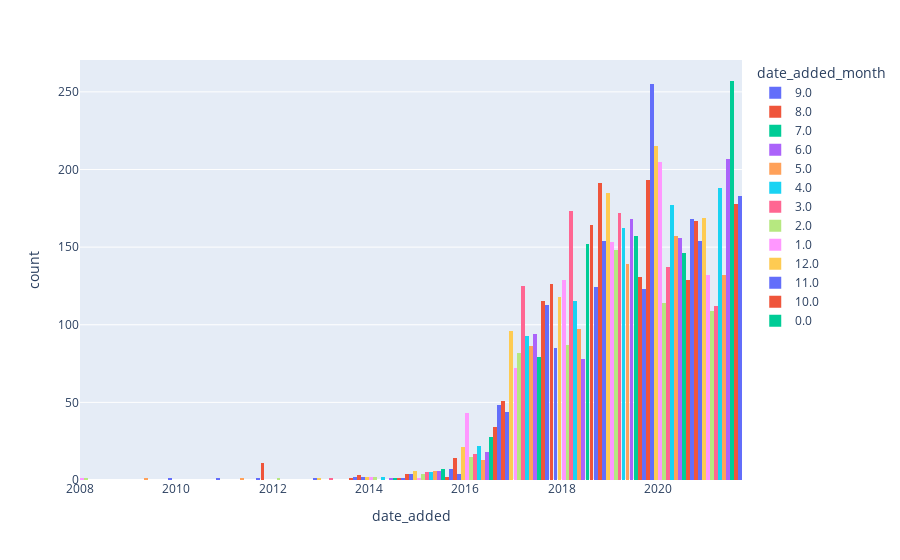

This figure's notebook cell:
### Code cell
px.histogram(data_import, x='date_added', color='date_added_month') # Histogram of Dates

### Figure 1 — Plotly figure (JSON) as saved in the notebook; plotly's stock layout.template omitted (floating-point values rounded to 4 significant figures; data arrays with more than 128 entries replaced by an {"elided": "..."} marker saying what was removed)
{"data": [{"alignmentgroup": "True", "bingroup": "x", "hovertemplate": "date_added_month=9.0<br>date_added=%{x}<br>count=%{y}<extra></extra>", "legendgroup": "9.0", "marker": {"color": "#636efa", "pattern": {"shape": ""}}, "name": "9.0", "offsetgroup": "9.0", "orientation": "v", "showlegend": true, "type": "histogram", "x": {"elided": "770 str values"}, "xaxis": "x", "yaxis": "y"}, {"alignmentgroup": "True", "bingroup": "x", "hovertemplate": "date_added_month=8.0<br>date_added=%{x}<br>count=%{y}<extra></extra>", "legendgroup": "8.0", "marker": {"color": "#EF553B", "pattern": {"shape": ""}}, "name": "8.0", "offsetgroup": "8.0", "orientation": "v", "showlegend": true, "type": "histogram", "x": {"elided": "755 str values"}, "xaxis": "x", "yaxis": "y"}, {"alignmentgroup": "True", "bingroup": "x", "hovertemplate": "date_added_month=7.0<br>date_added=%{x}<br>count=%{y}<extra></extra>", "legendgroup": "7.0", "marker": {"color": "#00cc96", "pattern": {"shape": ""}}, "name": "7.0", "offsetgroup": "7.0", "orientation": "v", "showlegend": true, "type": "histogram", "x": {"elided": "827 str values"}, "xaxis": "x", "yaxis": "y"}, {"alignmentgroup": "True", "bingroup": "x", "hovertemplate": "date_added_month=6.0<br>date_added=%{x}<br>count=%{y}<extra></extra>", "legendgroup": "6.0", "marker": {"color": "#ab63fa", "pattern": {"shape": ""}}, "name": "6.0", "offsetgroup": "6.0", "orientation": "v", "showlegend": true, "type": "histogram", "x": {"elided": "728 str values"}, "xaxis": "x", "yaxis": "y"}, {"alignmentgroup": "True", "bingroup": "x", "hovertemplate": "date_added_month=5.0<br>date_added=%{x}<br>count=%{y}<extra></extra>", "legendgroup": "5.0", "marker": {"color": "#FFA15A", "pattern": {"shape": ""}}, "name": "5.0", "offsetgroup": "5.0", "orientation": "v", "showlegend": true, "type": "histogram", "x": {"elided": "632 str values"}, "xaxis": "x", "yaxis": "y"}, {"alignmentgroup": "True", "bingroup": "x", "hovertemplate": "date_added_month=4.0<br>date_added=%{x}<br>count=%{y}<extra></extra>", "legendgroup": "4.0", "marker": {"color": "#19d3f3", "pattern": {"shape": ""}}, "name": "4.0", "offsetgroup": "4.0", "orientation": "v", "showlegend": true, "type": "histogram", "x": {"elided": "764 str values"}, "xaxis": "x", "yaxis": "y"}, {"alignmentgroup": "True", "bingroup": "x", "hovertemplate": "date_added_month=3.0<br>date_added=%{x}<br>count=%{y}<extra></extra>", "legendgroup": "3.0", "marker": {"color": "#FF6692", "pattern": {"shape": ""}}, "name": "3.0", "offsetgroup": "3.0", "orientation": "v", "showlegend": true, "type": "histogram", "x": {"elided": "742 str values"}, "xaxis": "x", "yaxis": "y"}, {"alignmentgroup": "True", "bingroup": "x", "hovertemplate": "date_added_month=2.0<br>date_added=%{x}<br>count=%{y}<extra></extra>", "legendgroup": "2.0", "marker": {"color": "#B6E880", "pattern": {"shape": ""}}, "name": "2.0", "offsetgroup": "2.0", "orientation": "v", "showlegend": true, "type": "histogram", "x": {"elided": "563 str values"}, "xaxis": "x", "yaxis": "y"}, {"alignmentgroup": "True", "bingroup": "x", "hovertemplate": "date_added_month=1.0<br>date_added=%{x}<br>count=%{y}<extra></extra>", "legendgroup": "1.0", "marker": {"color": "#FF97FF", "pattern": {"shape": ""}}, "name": "1.0", "offsetgroup": "1.0", "orientation": "v", "showlegend": true, "type": "histogram", "x": {"elided": "738 str values"}, "xaxis": "x", "yaxis": "y"}, {"alignmentgroup": "True", "bingroup": "x", "hovertemplate": "date_added_month=12.0<br>date_added=%{x}<br>count=%{y}<extra></extra>", "legendgroup": "12.0", "marker": {"color": "#FECB52", "pattern": {"shape": ""}}, "name": "12.0", "offsetgroup": "12.0", "orientation": "v", "showlegend": true, "type": "histogram", "x": {"elided": "813 str values"}, "xaxis": "x", "yaxis": "y"}, {"alignmentgroup": "True", "bingroup": "x", "hovertemplate": "date_added_month=11.0<br>date_added=%{x}<br>count=%{y}<extra></extra>", "legendgroup": "11.0", "marker": {"color": "#636efa", "pattern": {"shape": ""}}, "name": "11.0", "offsetgroup": "11.0", "orientation": "v", "showlegend": true, "type": "histogram", "x": {"elided": "705 str values"}, "xaxis": "x", "yaxis": "y"}, {"alignmentgroup": "True", "bingroup": "x", "hovertemplate": "date_added_month=10.0<br>date_added=%{x}<br>count=%{y}<extra></extra>", "legendgroup": "10.0", "marker": {"color": "#EF553B", "pattern": {"shape": ""}}, "name": "10.0", "offsetgroup": "10.0", "orientation": "v", "showlegend": true, "type": "histogram", "x": {"elided": "760 str values"}, "xaxis": "x", "yaxis": "y"}, {"alignmentgroup": "True", "bingroup": "x", "hovertemplate": "date_added_month=0.0<br>date_added=%{x}<br>count=%{y}<extra></extra>", "legendgroup": "0.0", "marker": {"color": "#00cc96", "pattern": {"shape": ""}}, "name": "0.0", "offsetgroup": "0.0", "orientation": "v", "showlegend": true, "type": "histogram", "x": [null, null, null, null, null, null, null, null, null, null], "xaxis": "x", "yaxis": "y"}], "layout": {"barmode": "relative", "legend": {"title": {"text": "date_added_month"}, "tracegroupgap": 0}, "margin": {"t": 60}, "xaxis": {"anchor": "y", "domain": [0, 1], "title": {"text": "date_added"}}, "yaxis": {"anchor": "x", "domain": [0, 1], "title": {"text": "count"}}}}
